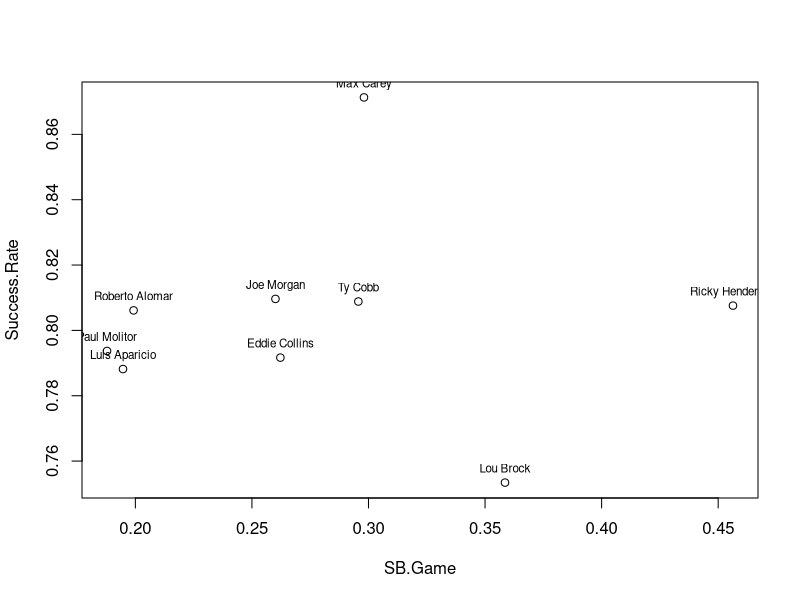

This chart was generated by the following R code:
#!/usr/bin/env Rscript

players <- c("Ricky Henderson", "Lou Brock", "Ty Cobb",
             "Eddie Collins", "Max Carey", "Joe Morgan",
             "Luis Aparicio", "Paul Molitor", "Roberto Alomar")

SB <- c(1406,938,897,741,738,689,506,504,474)
CS <- c(335,307,212,195,109,162,136,131,114)
G <- c(3081,2616,3034,2826,2476,2649,2599,2683,2379)

SB.Attempt = SB + CS
Success.Rate = SB/SB.Attempt
SB.Game = SB / G

plot(SB.Game, Success.Rate)
text(SB.Game, Success.Rate, labels=players, cex=0.7, pos=3)

